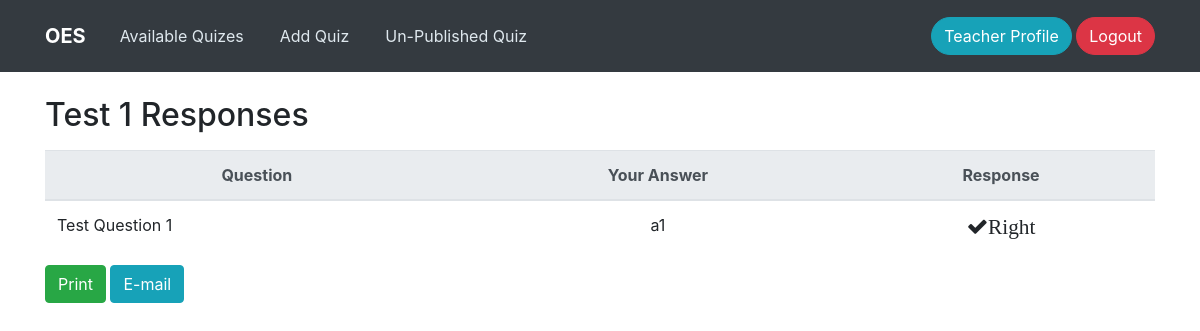
Page /viewresponse/6/ (signed in) on the committed database.
### Exam/models.py (models this page shows, shortened)
class Quiz(models.Model):
    user=models.OneToOneField(User, on_delete=models.CASCADE)
    name = models.CharField(max_length=1000)
    Branch=models.CharField(max_length=20,null=True,choices=branches)
    Sem=models.CharField(max_length=20,null=True,choices=sem)
    description = models.CharField(max_length=70)
    total_marks = models.IntegerField(help_text="Enter total Marks Note:Each Question is of 1 Marks ! ")
    time=models.IntegerField(help_text="Enter total Time in Minutes ! ")
    created = models.DateTimeField(auto_now_add=True)
    slug = models.SlugField(unique=True)
    published = models.BooleanField(default=False)
    class Meta:
        ordering = ["-created",]
        verbose_name_plural ="Quizzes"
    def __str__(self):
          return self.name

class Response(models.Model):
    quiztaker = models.ForeignKey(QuizTakers, on_delete=models.CASCADE)
    quiz = models.ForeignKey(Quiz, on_delete=models.CASCADE)
    question = models.ForeignKey(Question, on_delete=models.CASCADE)
    answer = models.ForeignKey(Answer,on_delete=models.CASCADE,null=True,blank=True)

class Question(models.Model):
    quiz = models.ForeignKey(Quiz, on_delete=models.CASCADE)
    label = models.TextField()
    def __str__(self):
        return self.label

class Answer(models.Model):
    question = models.ForeignKey(Question, on_delete=models.CASCADE)
    text = models.CharField(max_length=1000)
    is_correct = models.BooleanField(default=False)
    def __str__(self):
        return self.text

### Exam/views.py (the view)
# urls.py: path('viewresponse/<int:pk>/',views.ViewResponse,name='viewresponse'),
@login_required(login_url='login')
def ViewResponse(request,pk):
    quiz=Quiz.objects.get(id=pk)
    quiztaker=QuizTakers.objects.get(user=request.user,quiz=quiz)
    response = Response.objects.filter(quiztaker=quiztaker,quiz=quiz)
    context={
        "response":response,"quiz":quiz
    }
    return render(request,"Exam/Response.html",context)

### Authentication/templatetags/auth_extras.py (called while the page is built)
@register.filter(name='has_group')
def has_group(user, group_name):
    group = Group.objects.get(name=group_name)
    return True if group in user.groups.all() else False

### Exam/views.py (called while the page is built)
    def __del__(self):
        self.video.release()

### templates/Exam/Response.html
{% extends "base.html" %} {% block title %}OES | Response{% endblock title %} {% block body %}
{% include 'Exam/Nav.html'%}
<div class="container mt-4">
  <h2>{{quiz}} Responses</h2>
  <div class="table-responsive">
    <table class="table mt-2">
            <thead class="thead-light">
            <tr>
                <th class="text-center" scope="col">Question</th>
                <th class="text-center" scope="col">Your Answer</th>
                <th class="text-center" scope="col">Response</th>
            </tr>
            </thead>
            <tbody>
            {% for r in response %}
            <tr>
                <td>{{r.question}}</td>
                <td class="text-center">{{r.answer}}</td>
                <td class="text-center">
                {% if r.answer.is_correct %}
                    <i class="fa fa-check fa-lg" aria-hidden="true">Right</i>
                {% else %}
                    <i class="fa fa-times fa-lg" aria-hidden="true">Wrong</i>
                {% endif %}
                </td>
            </tr>
            {% endfor %}
            </tbody>
        </table>
    </div>
    <a name="" id="" class="btn btn-success" href="{% url 'report' quiz.id %}" role="button">Print</a>
    <a name="" id="" class="btn btn-info" href="{% url 'send' quiz.id %}" role="button">E-mail</a>
</div>
{% endblock body %}

### templates/Exam/Nav.html (shortened to what this page needs)
 {% load auth_extras %}
    <nav class="navbar navbar-dark bg-dark navbar-expand-md navigation-clean-button">
        <div class="container"><a class="navbar-brand" href="{% url 'home' %}">OES</a>
            <div class="collapse navbar-collapse"
                id="navcol-1">
                <ul class="nav navbar-nav mr-auto">
                <li class="nav-item"><a class="nav-link {% block active_quizes %}{% endblock active_quizes %}" href="{% url 'home' %}">Available Quizes</a></li>
                    {% if request.user|has_group:"teacher" %}
                        <li class="nav-item"><a class="nav-link {% block active_addquiz %}{% endblock active_addquiz %}" href="{% url 'addquiz' %}">Add Quiz</a></li>
                        <li class="nav-item"><a class="nav-link {% block unpublish %}{% endblock unpublish %}" href="{% url 'unpublish' %}">Un-Published Quiz</a></li>
                    {% endif %}
                </ul>
                {% if request.user.is_authenticated %}
                    <span>
                    <a class="btn btn-info rounded-pill" role="button" href="{% url 'profile' %}">{{request.user}} Profile</a>
                    <a class="btn btn-danger rounded-pill" role="button" href="{% url 'logout' %}">Logout</a>
                    </span>
                {% else %}
                    <span class="navbar-text actions"> <a class="login" href="{% url 'login' %}">Log In</a>
                    <a class="btn btn-info action-button" role="button" href="{% url 'signup' %}">Sign Up</a>
                    </span>
                {% endif %}
            </div>
        </div>
    </nav>

### static/css/base.css (style rules this page uses)
.navigation-clean-button { background:#fff;padding-top:.75rem;padding-bottom:.75rem;color:#333;border-radius:0;box-shadow:none;border:none;margin-bottom:0 }
@media (min-width:768px) { .navigation-clean-button { padding-top:1rem;padding-bottom:1rem } }
.navigation-clean-button .navbar-brand { font-weight:700;color:inherit }
.navigation-clean-button .form-inline,.navigation-clean-button .navbar-collapse { border-top-color:#ddd }
.navigation-clean-button.navbar-dark .form-inline,.navigation-clean-button.navbar-dark .navbar-collapse { border-top-color:#333 }
.navigation-clean-button.navbar .navbar-nav .nav-link { padding-left:18px;padding-right:18px }
.navigation-clean-button.navbar-dark { background-color:#1f2021;color:#fff }
.navigation-clean-button.navbar-dark .actions .login,.navigation-clean-button.navbar-dark .navbar-nav .nav-link { color:#dfe8ee }

### rows in the picture
Quiz: name "Test 1"
Response: question "Test Question 1", answer "a1", shows "Right"

### other values in the picture
{{ request.user }} "Teacher"
